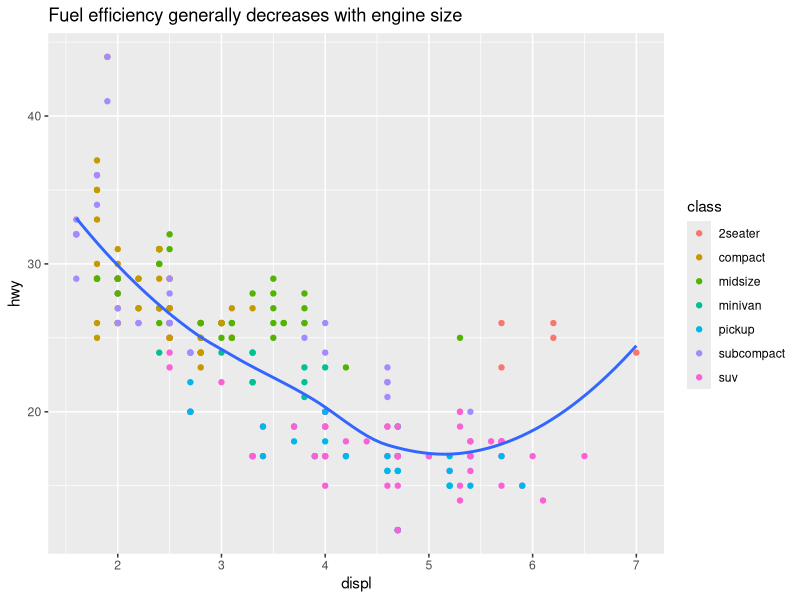
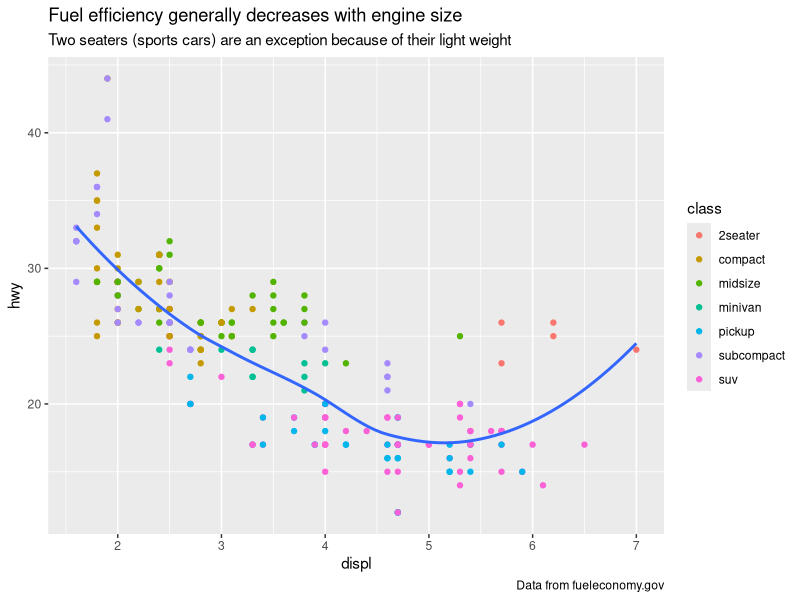
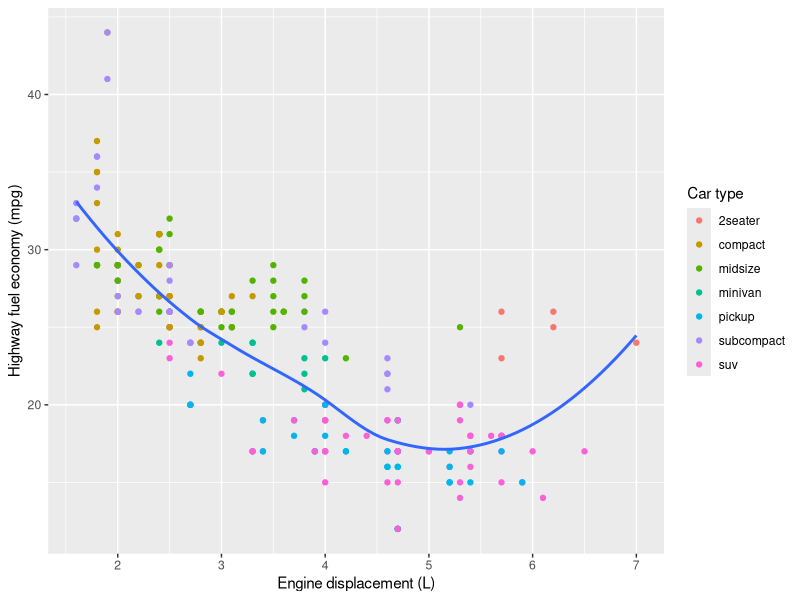
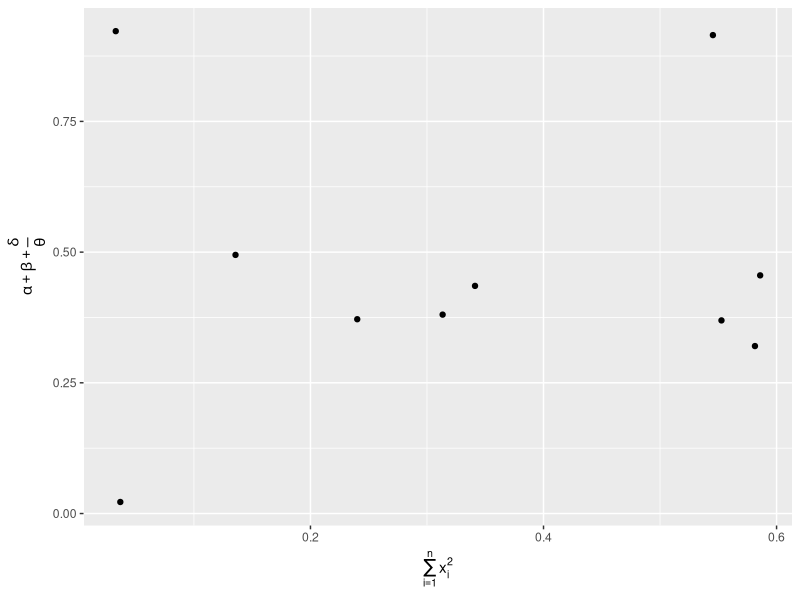
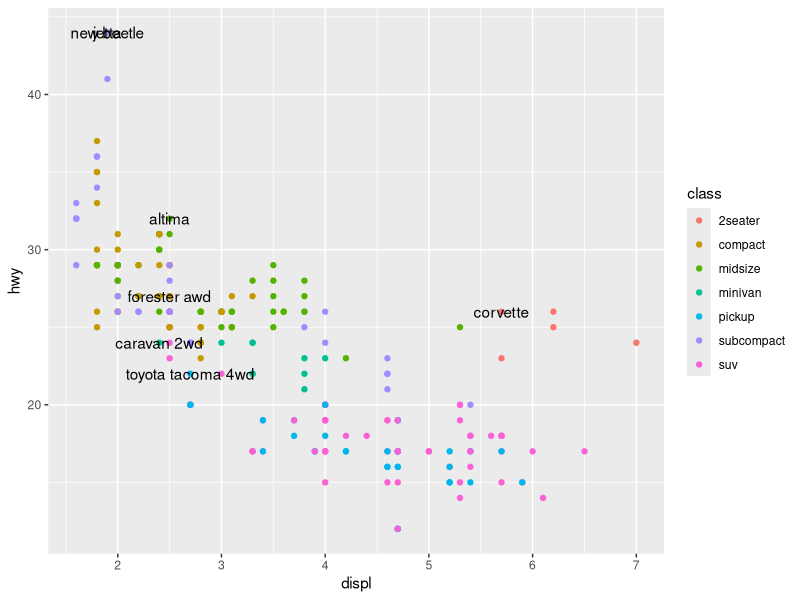
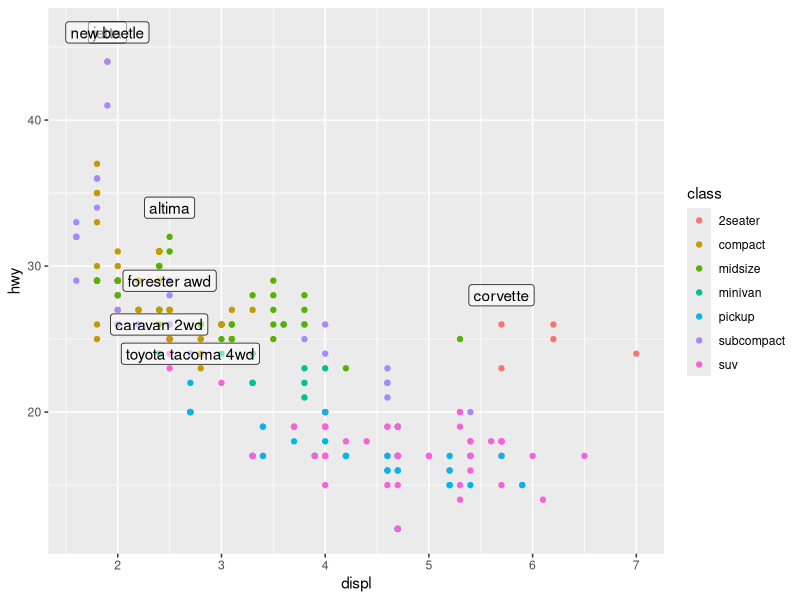
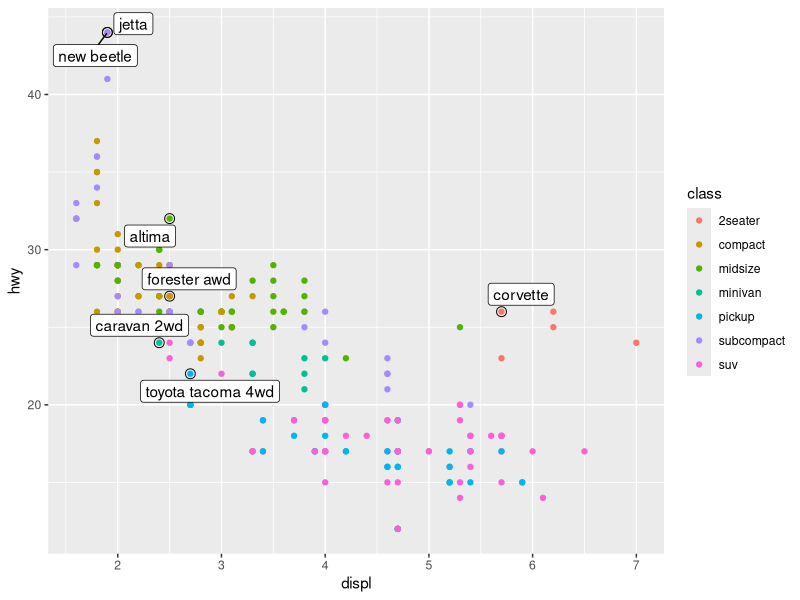
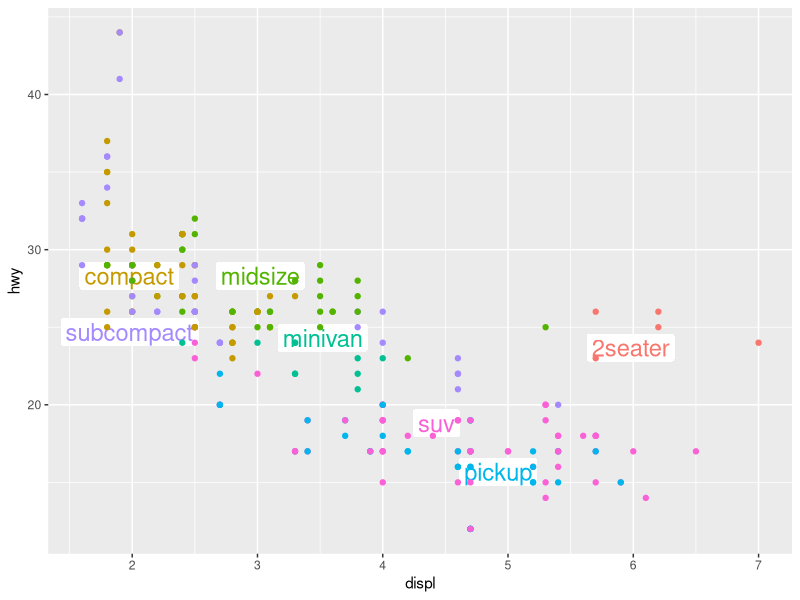

Source code (R) for these figures, in order:
## ---- chunk 1
library(tidyverse)
library(viridis)
## ---- chunk 2
ggplot(mpg, aes(displ, hwy)) +
  geom_point(aes(color = class)) +
  geom_smooth(se = FALSE) +
  labs(title = "Fuel efficiency generally decreases with engine size")
## ---- chunk 3
ggplot(mpg, aes(displ, hwy)) +
  geom_point(aes(color = class)) +
  geom_smooth(se = FALSE) +
  labs(
    title = "Fuel efficiency generally decreases with engine size",
    subtitle = "Two seaters (sports cars) are an exception because of their light weight",
    caption = "Data from fueleconomy.gov"
  )
## ---- chunk 4
ggplot(mpg, aes(displ, hwy)) +
  geom_point(aes(colour = class)) +
  geom_smooth(se = FALSE) +
  labs(
    x = "Engine displacement (L)",
    y = "Highway fuel economy (mpg)",
    colour = "Car type"
  )
## ---- chunk 5
df <- tibble(
  x = runif(10),
  y = runif(10)
)
ggplot(df, aes(x, y)) +
  geom_point() +
  labs(
    x = quote(sum(x[i] ^ 2, i == 1, n)),
    y = quote(alpha + beta + frac(delta, theta))
  )
## ---- chunk 6
best_in_class <- mpg %>%
  group_by(class) %>%
  filter(row_number(desc(hwy)) == 1)

ggplot(mpg, aes(displ, hwy)) +
  geom_point(aes(colour = class)) +
  geom_text(aes(label = model), data = best_in_class)
## ---- chunk 7
ggplot(mpg, aes(displ, hwy)) +
  geom_point(aes(colour = class)) +
  geom_label(aes(label = model), data = best_in_class, nudge_y = 2, alpha = 0.5)
## ---- chunk 8
ggplot(mpg, aes(displ, hwy)) +
  geom_point(aes(colour = class)) +
  geom_point(size = 3, shape = 1, data = best_in_class) +
  ggrepel::geom_label_repel(aes(label = model), data = best_in_class)
## ---- chunk 9
class_avg <- mpg %>%
  group_by(class) %>%
  summarise(
    displ = median(displ),
    hwy = median(hwy)
  )
#> `summarise()` ungrouping output (override with `.groups` argument)

ggplot(mpg, aes(displ, hwy, colour = class)) +
  ggrepel::geom_label_repel(aes(label = class),
    data = class_avg,
    size = 6,
    label.size = 0,
    segment.color = NA
  ) +
  geom_point() +
  theme(legend.position = "none")
## ---- chunk 10
label <- mpg %>%
  summarise(
    displ = max(displ),
    hwy = max(hwy),
    label = "Increasing engine size is \nrelated to decreasing fuel economy."
  )

ggplot(mpg, aes(displ, hwy)) +
  geom_point() +
  geom_text(aes(label = label), data = label, vjust = "top", hjust = "right")
## ---- chunk 11
label <- tibble(
  displ = Inf,
  hwy = Inf,
  label = "Increasing engine size is \nrelated to decreasing fuel economy."
)

ggplot(mpg, aes(displ, hwy)) +
  geom_point() +
  geom_text(aes(label = label), data = label, vjust = "top", hjust = "right")
## ---- chunk 12
"Increasing engine size is related to decreasing fuel economy." %>%
  stringr::str_wrap(width = 40) %>%
  writeLines()
#> Increasing engine size is related to
#> decreasing fuel economy.
## ---- chunk 13
ggplot(mpg, aes(displ, hwy)) +
  geom_point(aes(colour = class))
## ---- chunk 14
ggplot(mpg, aes(displ, hwy)) +
  geom_point(aes(colour = class)) +
  scale_x_continuous() +
  scale_y_continuous() +
  scale_colour_discrete()
## ---- chunk 15
ggplot(mpg, aes(displ, hwy)) +
  geom_point() +
  scale_y_continuous(breaks = seq(15, 40, by = 5))
## ---- chunk 16
ggplot(mpg, aes(displ, hwy)) +
  geom_point() +
  scale_x_continuous(labels = NULL) +
  scale_y_continuous(labels = NULL)
## ---- chunk 17
presidential %>%
  mutate(id = 33 + row_number()) %>%
  ggplot(aes(start, id)) +
    geom_point() +
    geom_segment(aes(xend = end, yend = id)) +
    scale_x_date(NULL, breaks = presidential$start, date_labels = "'%y")
## ---- chunk 18
base <- ggplot(mpg, aes(displ, hwy)) +
  geom_point(aes(colour = class))

base + theme(legend.position = "left")
base + theme(legend.position = "top")
base + theme(legend.position = "bottom")
base + theme(legend.position = "right") # the default
## ---- chunk 19
ggplot(mpg, aes(displ, hwy)) +
  geom_point(aes(colour = class)) +
  geom_smooth(se = FALSE) +
  theme(legend.position = "bottom") +
  guides(colour = guide_legend(nrow = 1, override.aes = list(size = 4)))
#> `geom_smooth()` using method = 'loess' and formula 'y ~ x'
## ---- chunk 20
ggplot(diamonds, aes(carat, price)) +
  geom_bin2d()

ggplot(diamonds, aes(log10(carat), log10(price))) +
  geom_bin2d()
## ---- chunk 21
ggplot(diamonds, aes(carat, price)) +
  geom_bin2d() + 
  scale_x_log10() + 
  scale_y_log10()
## ---- chunk 22
ggplot(mpg, aes(displ, hwy)) +
  geom_point(aes(color = drv))

ggplot(mpg, aes(displ, hwy)) +
  geom_point(aes(color = drv)) +
  scale_colour_brewer(palette = "Set1")
## ---- chunk 23
ggplot(mpg, aes(displ, hwy)) +
  geom_point(aes(color = drv, shape = drv)) +
  scale_colour_brewer(palette = "Set1")
## ---- chunk 24
presidential %>%
  mutate(id = 33 + row_number()) %>%
  ggplot(aes(start, id, colour = party)) +
    geom_point() +
    geom_segment(aes(xend = end, yend = id)) +
    scale_colour_manual(values = c(Republican = "red", Democratic = "blue"))
## ---- chunk 25
df <- tibble(
  x = rnorm(10000),
  y = rnorm(10000)
)
ggplot(df, aes(x, y)) +
  geom_hex() +
  coord_fixed()

ggplot(df, aes(x, y)) +
  geom_hex() +
  viridis::scale_fill_viridis() +
  coord_fixed()
## ---- chunk 26
ggplot(mpg, mapping = aes(displ, hwy)) +
  geom_point(aes(color = class)) +
  geom_smooth() +
  coord_cartesian(xlim = c(5, 7), ylim = c(10, 30))

mpg %>%
  filter(displ >= 5, displ <= 7, hwy >= 10, hwy <= 30) %>%
  ggplot(aes(displ, hwy)) +
  geom_point(aes(color = class)) +
  geom_smooth()
## ---- chunk 27
suv <- mpg %>% filter(class == "suv")
compact <- mpg %>% filter(class == "compact")

ggplot(suv, aes(displ, hwy, colour = drv)) +
  geom_point()

ggplot(compact, aes(displ, hwy, colour = drv)) +
  geom_point()
## ---- chunk 28
x_scale <- scale_x_continuous(limits = range(mpg$displ))
y_scale <- scale_y_continuous(limits = range(mpg$hwy))
col_scale <- scale_colour_discrete(limits = unique(mpg$drv))

ggplot(suv, aes(displ, hwy, colour = drv)) +
  geom_point() +
  x_scale +
  y_scale +
  col_scale

ggplot(compact, aes(displ, hwy, colour = drv)) +
  geom_point() +
  x_scale +
  y_scale +
  col_scale
## ---- chunk 29
ggplot(mpg, aes(displ, hwy)) +
  geom_point(aes(color = class)) +
  geom_smooth(se = FALSE) +
  theme_bw()
## ---- chunk 30
ggplot(mpg, aes(displ, hwy)) + geom_point()
ggsave("my-plot.pdf")
